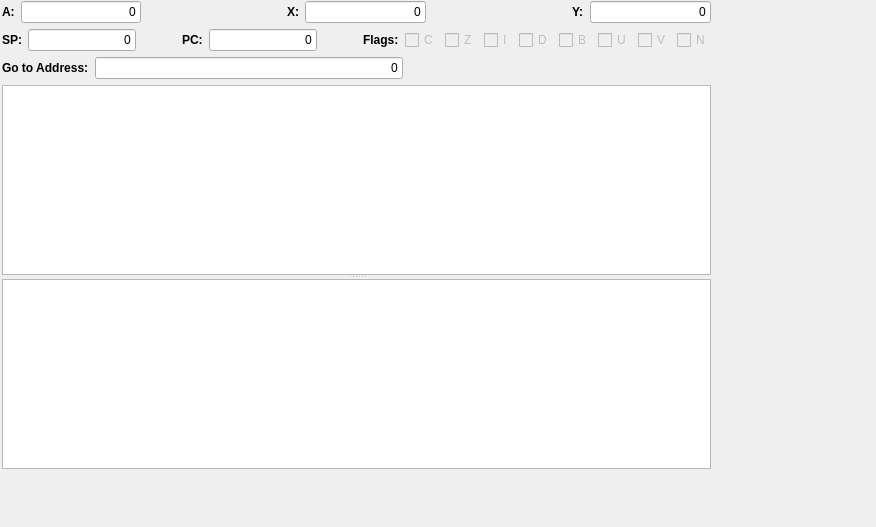
<?xml version="1.0" encoding="UTF-8"?>
<ui version="4.0">
 <class>Frame</class>
 <widget class="QFrame" name="Frame">
  <property name="geometry">
   <rect>
    <x>0</x>
    <y>0</y>
    <width>876</width>
    <height>527</height>
   </rect>
  </property>
  <property name="minimumSize">
   <size>
    <width>876</width>
    <height>527</height>
   </size>
  </property>
  <property name="windowTitle">
   <string>Memory View</string>
  </property>
  <widget class="QWidget" name="layoutWidget">
   <property name="geometry">
    <rect>
     <x>2</x>
     <y>1</y>
     <width>873</width>
     <height>522</height>
    </rect>
   </property>
   <layout class="QVBoxLayout" name="verticalLayout">
    <property name="sizeConstraint">
     <enum>QLayout::SetFixedSize</enum>
    </property>
    <item>
     <layout class="QHBoxLayout" name="horizontalLayout_4">
      <property name="sizeConstraint">
       <enum>QLayout::SetFixedSize</enum>
      </property>
      <item>
       <layout class="QHBoxLayout" name="horizontalLayout">
        <property name="sizeConstraint">
         <enum>QLayout::SetFixedSize</enum>
        </property>
        <item>
         <widget class="QLabel" name="label">
          <property name="text">
           <string>&lt;b&gt;A:&lt;/b&gt;</string>
          </property>
         </widget>
        </item>
        <item>
         <widget class="QLineEdit" name="aTxt">
          <property name="text">
           <string>0</string>
          </property>
          <property name="maxLength">
           <number>3</number>
          </property>
          <property name="alignment">
           <set>Qt::AlignRight|Qt::AlignTrailing|Qt::AlignVCenter</set>
          </property>
          <property name="readOnly">
           <bool>true</bool>
          </property>
         </widget>
        </item>
       </layout>
      </item>
      <item>
       <spacer name="horizontalSpacer">
        <property name="orientation">
         <enum>Qt::Horizontal</enum>
        </property>
        <property name="sizeHint" stdset="0">
         <size>
          <width>40</width>
          <height>20</height>
         </size>
        </property>
       </spacer>
      </item>
      <item>
       <layout class="QHBoxLayout" name="horizontalLayout_2">
        <property name="sizeConstraint">
         <enum>QLayout::SetFixedSize</enum>
        </property>
        <item>
         <widget class="QLabel" name="label_2">
          <property name="text">
           <string>&lt;b&gt;X:&lt;/b&gt;</string>
          </property>
         </widget>
        </item>
        <item>
         <widget class="QLineEdit" name="xTxt">
          <property name="text">
           <string>0</string>
          </property>
          <property name="maxLength">
           <number>3</number>
          </property>
          <property name="alignment">
           <set>Qt::AlignRight|Qt::AlignTrailing|Qt::AlignVCenter</set>
          </property>
          <property name="readOnly">
           <bool>true</bool>
          </property>
         </widget>
        </item>
       </layout>
      </item>
      <item>
       <spacer name="horizontalSpacer_2">
        <property name="orientation">
         <enum>Qt::Horizontal</enum>
        </property>
        <property name="sizeHint" stdset="0">
         <size>
          <width>40</width>
          <height>20</height>
         </size>
        </property>
       </spacer>
      </item>
      <item>
       <layout class="QHBoxLayout" name="horizontalLayout_3">
        <property name="sizeConstraint">
         <enum>QLayout::SetFixedSize</enum>
        </property>
        <item>
         <widget class="QLabel" name="label_3">
          <property name="text">
           <string>&lt;b&gt;Y:&lt;/b&gt;</string>
          </property>
         </widget>
        </item>
        <item>
         <widget class="QLineEdit" name="yTxt">
          <property name="text">
           <string>0</string>
          </property>
          <property name="maxLength">
           <number>3</number>
          </property>
          <property name="alignment">
           <set>Qt::AlignRight|Qt::AlignTrailing|Qt::AlignVCenter</set>
          </property>
          <property name="readOnly">
           <bool>true</bool>
          </property>
         </widget>
        </item>
       </layout>
      </item>
     </layout>
    </item>
    <item>
     <layout class="QHBoxLayout" name="horizontalLayout_9">
      <property name="sizeConstraint">
       <enum>QLayout::SetFixedSize</enum>
      </property>
      <item>
       <layout class="QHBoxLayout" name="horizontalLayout_5">
        <property name="sizeConstraint">
         <enum>QLayout::SetFixedSize</enum>
        </property>
        <item>
         <widget class="QLabel" name="label_4">
          <property name="text">
           <string>&lt;b&gt;SP:&lt;/b&gt;</string>
          </property>
         </widget>
        </item>
        <item>
         <widget class="QLineEdit" name="spTxt">
          <property name="text">
           <string>0</string>
          </property>
          <property name="maxLength">
           <number>3</number>
          </property>
          <property name="alignment">
           <set>Qt::AlignRight|Qt::AlignTrailing|Qt::AlignVCenter</set>
          </property>
          <property name="readOnly">
           <bool>true</bool>
          </property>
         </widget>
        </item>
       </layout>
      </item>
      <item>
       <spacer name="horizontalSpacer_3">
        <property name="orientation">
         <enum>Qt::Horizontal</enum>
        </property>
        <property name="sizeHint" stdset="0">
         <size>
          <width>40</width>
          <height>20</height>
         </size>
        </property>
       </spacer>
      </item>
      <item>
       <layout class="QHBoxLayout" name="horizontalLayout_6">
        <property name="sizeConstraint">
         <enum>QLayout::SetFixedSize</enum>
        </property>
        <item>
         <widget class="QLabel" name="label_5">
          <property name="text">
           <string>&lt;b&gt;PC:&lt;/b&gt;</string>
          </property>
         </widget>
        </item>
        <item>
         <widget class="QLineEdit" name="pcTxt">
          <property name="text">
           <string>0</string>
          </property>
          <property name="maxLength">
           <number>3</number>
          </property>
          <property name="alignment">
           <set>Qt::AlignRight|Qt::AlignTrailing|Qt::AlignVCenter</set>
          </property>
          <property name="readOnly">
           <bool>true</bool>
          </property>
         </widget>
        </item>
       </layout>
      </item>
      <item>
       <spacer name="horizontalSpacer_4">
        <property name="orientation">
         <enum>Qt::Horizontal</enum>
        </property>
        <property name="sizeHint" stdset="0">
         <size>
          <width>40</width>
          <height>20</height>
         </size>
        </property>
       </spacer>
      </item>
      <item>
       <layout class="QHBoxLayout" name="horizontalLayout_8">
        <property name="sizeConstraint">
         <enum>QLayout::SetFixedSize</enum>
        </property>
        <item>
         <widget class="QLabel" name="label_6">
          <property name="text">
           <string>&lt;b&gt;Flags:&lt;/b&gt;</string>
          </property>
         </widget>
        </item>
        <item>
         <layout class="QHBoxLayout" name="horizontalLayout_7">
          <property name="sizeConstraint">
           <enum>QLayout::SetFixedSize</enum>
          </property>
          <item>
           <widget class="QCheckBox" name="cChk">
            <property name="enabled">
             <bool>false</bool>
            </property>
            <property name="text">
             <string>C</string>
            </property>
            <property name="checkable">
             <bool>true</bool>
            </property>
           </widget>
          </item>
          <item>
           <widget class="QCheckBox" name="zChk">
            <property name="enabled">
             <bool>false</bool>
            </property>
            <property name="text">
             <string>Z</string>
            </property>
           </widget>
          </item>
          <item>
           <widget class="QCheckBox" name="iChk">
            <property name="enabled">
             <bool>false</bool>
            </property>
            <property name="text">
             <string>I</string>
            </property>
           </widget>
          </item>
          <item>
           <widget class="QCheckBox" name="dChk">
            <property name="enabled">
             <bool>false</bool>
            </property>
            <property name="text">
             <string>D</string>
            </property>
           </widget>
          </item>
          <item>
           <widget class="QCheckBox" name="bChk">
            <property name="enabled">
             <bool>false</bool>
            </property>
            <property name="text">
             <string>B</string>
            </property>
           </widget>
          </item>
          <item>
           <widget class="QCheckBox" name="uChk">
            <property name="enabled">
             <bool>false</bool>
            </property>
            <property name="text">
             <string>U</string>
            </property>
           </widget>
          </item>
          <item>
           <widget class="QCheckBox" name="vChk">
            <property name="enabled">
             <bool>false</bool>
            </property>
            <property name="text">
             <string>V</string>
            </property>
           </widget>
          </item>
          <item>
           <widget class="QCheckBox" name="nChk">
            <property name="enabled">
             <bool>false</bool>
            </property>
            <property name="text">
             <string>N</string>
            </property>
           </widget>
          </item>
         </layout>
        </item>
       </layout>
      </item>
     </layout>
    </item>
    <item>
     <layout class="QHBoxLayout" name="horizontalLayout_10">
      <property name="sizeConstraint">
       <enum>QLayout::SetFixedSize</enum>
      </property>
      <item>
       <widget class="QLabel" name="label_7">
        <property name="text">
         <string>&lt;b&gt;Go to Address:&lt;/b&gt;</string>
        </property>
       </widget>
      </item>
      <item>
       <widget class="QLineEdit" name="addrTxt">
        <property name="text">
         <string>0</string>
        </property>
        <property name="maxLength">
         <number>3</number>
        </property>
        <property name="alignment">
         <set>Qt::AlignRight|Qt::AlignTrailing|Qt::AlignVCenter</set>
        </property>
        <property name="readOnly">
         <bool>false</bool>
        </property>
       </widget>
      </item>
      <item>
       <spacer name="horizontalSpacer_5">
        <property name="orientation">
         <enum>Qt::Horizontal</enum>
        </property>
        <property name="sizeHint" stdset="0">
         <size>
          <width>40</width>
          <height>20</height>
         </size>
        </property>
       </spacer>
      </item>
     </layout>
    </item>
    <item>
     <widget class="QSplitter" name="splitter">
      <property name="orientation">
       <enum>Qt::Vertical</enum>
      </property>
      <widget class="QPlainTextEdit" name="ramView">
       <property name="font">
        <font>
         <family>Monospace</family>
         <pointsize>12</pointsize>
        </font>
       </property>
       <property name="readOnly">
        <bool>true</bool>
       </property>
       <property name="placeholderText">
        <string/>
       </property>
      </widget>
      <widget class="QPlainTextEdit" name="disasmView">
       <property name="font">
        <font>
         <family>Monospace</family>
         <pointsize>12</pointsize>
        </font>
       </property>
       <property name="readOnly">
        <bool>true</bool>
       </property>
       <property name="placeholderText">
        <string/>
       </property>
      </widget>
     </widget>
    </item>
   </layout>
  </widget>
 </widget>
 <resources/>
 <connections/>
</ui>
